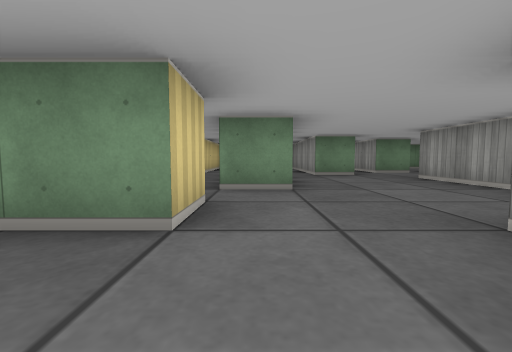
view 1 (above)

24 first-person views from a walk through a cub3D maze. The camera is about half as high as the walls, tilts 4° down and sees 90° across. The floor is counted in squares. Each view is taken from the middle of a square. On the plan, view 1 faces up. The plan holds only what a view shows up to about 9 squares ahead; the rest is blank.

view 2
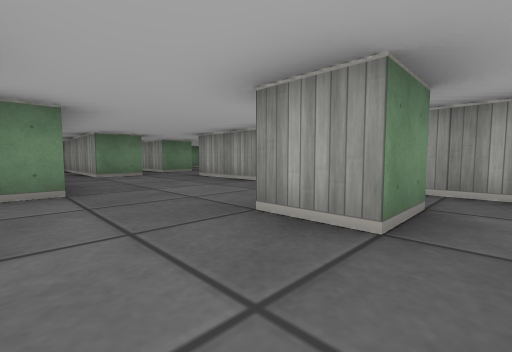

view 3
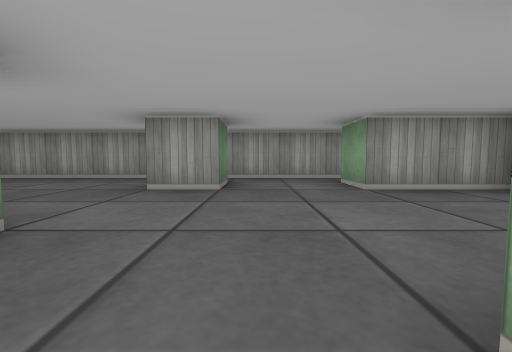

view 4
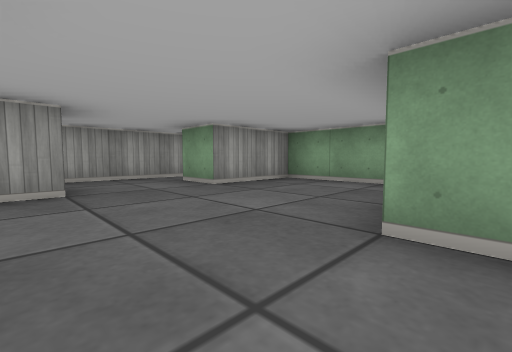

view 5
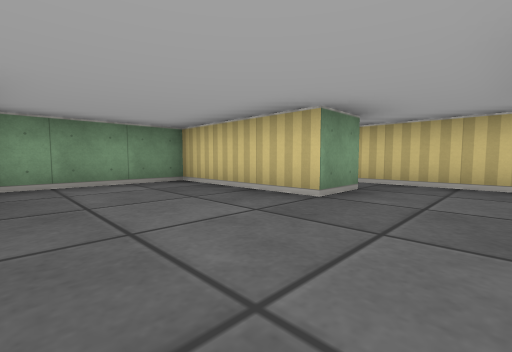

view 6
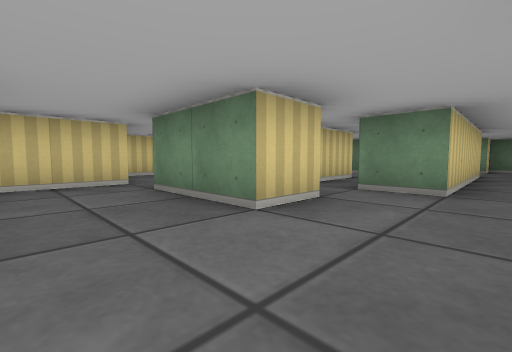

view 7
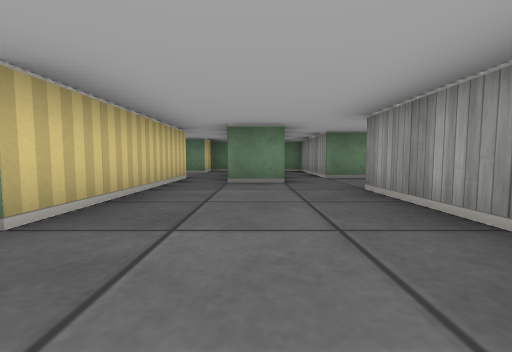

view 8
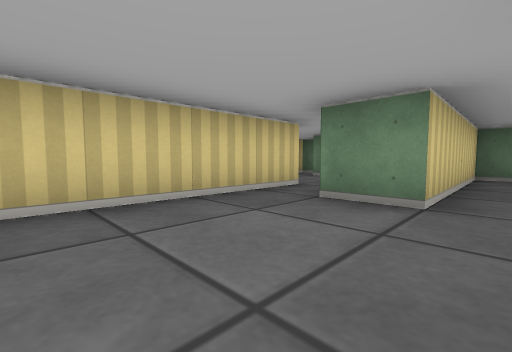

view 9
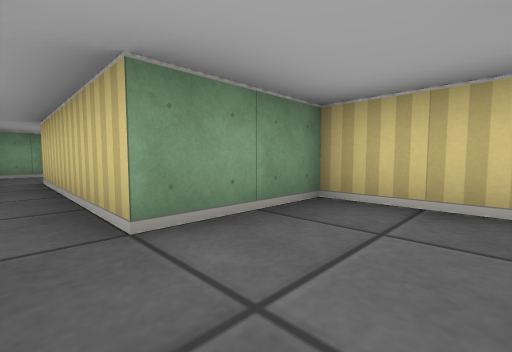

view 10
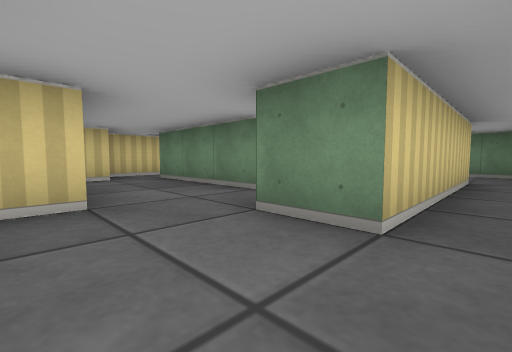

view 11
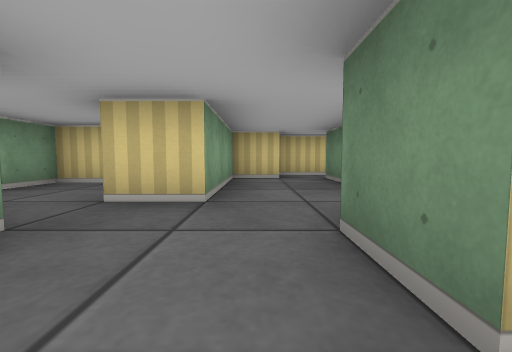

view 12
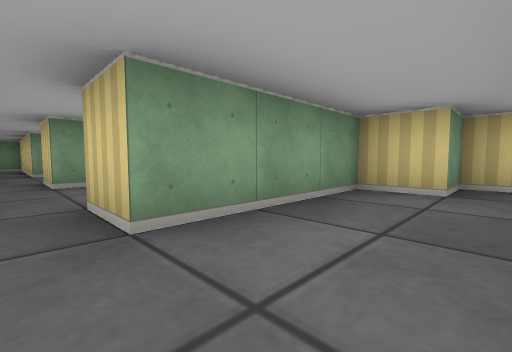

view 13
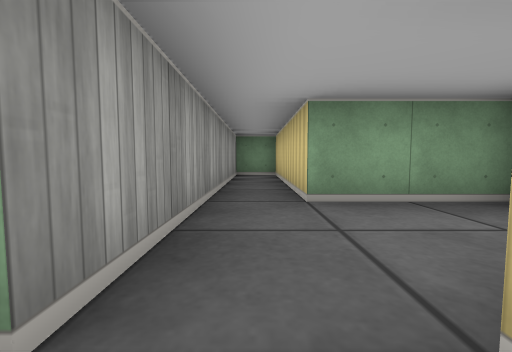

view 14
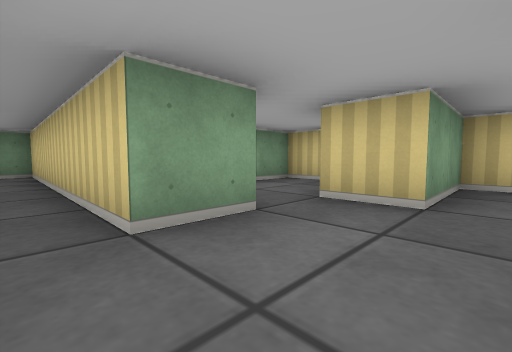

view 15
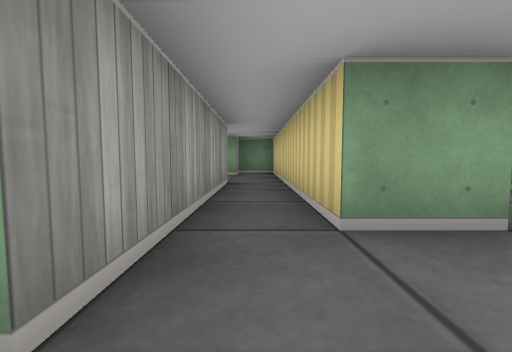

view 16
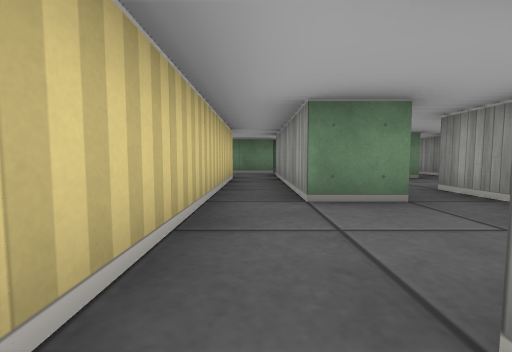

view 17
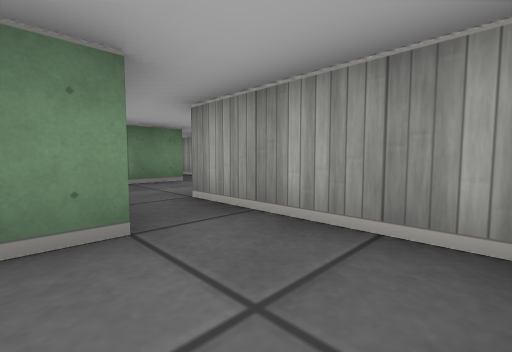

view 18
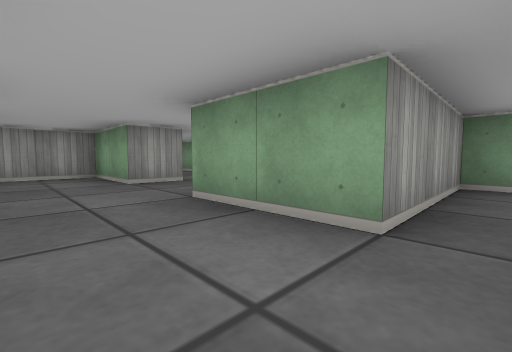

view 19
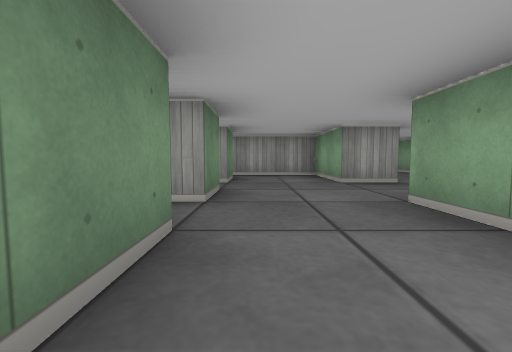

view 20
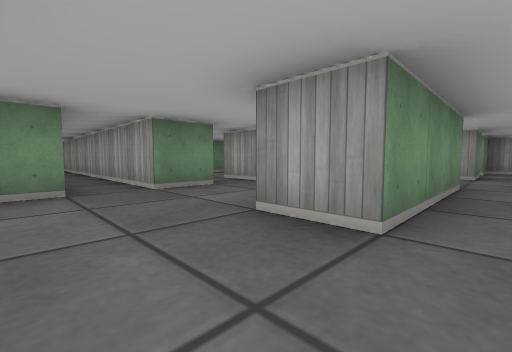

view 21
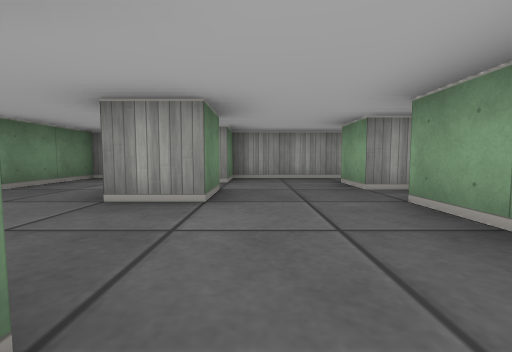

view 22
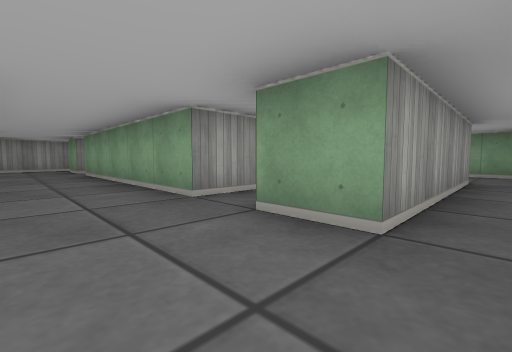

view 23
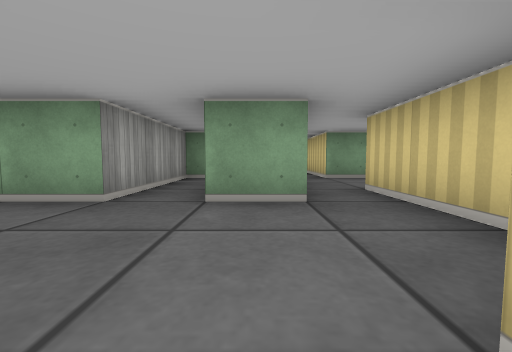

view 24
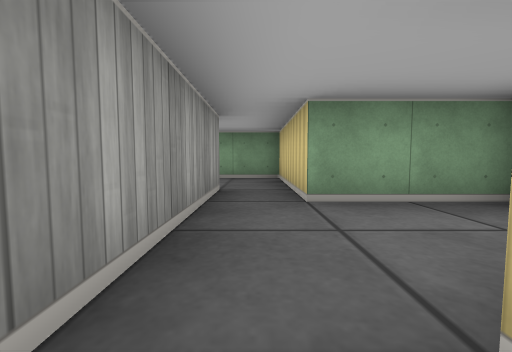

### Floor plan
Ten units are one square. View 1 is at (0, 0); x grows to the right and y downward. Boxes are objects, and circles mark ways between rooms. Rooms are numbered by the first view taken in them; rooms with no view inside come last. Other rooms are left out.
<svg viewBox="-100 -110 220 300">
<path fill="none" stroke="#000" d="M-5 -26 -5 -15 -15 -15M26 -5 15 -5 15 -15M35 -22 35 -55M-15 5 -15 35 15 35 15 15 25 15M35 14 35 -8M5 -75 5 -35 -5 -35M46 -75 35 -75 35 -105 25 -105 25 -65 15 -65 15 -75M-26 5 -15 5M-45 -15 -35 -15 -35 5M-15 -15 -25 -15M-29 -35 -38 -35M-55 -31 -55 -15M-35 5 -35 25M-55 15 -85 15M-95 10 -95 25 -85 25 -85 35 -55 35M-75 86 -75 95 -55 95 -55 135 -45 135 -45 75 -35 75M-55 65 -55 75M-35 75 -35 135 -25 135 -25 125 -15 125M-14 105 -25 105 -25 65M-25 55 -38 55M-5 95 5 95M6 75 -6 75M65 105 35 105M95 105 85 105 85 95M95 131 95 125 105 125M115 129 115 105 105 105M15 125 25 125M115 75 95 75M30 155 35 155 35 125 85 125M5 115 5 125M26 75 15 75 15 56M46 75 35 75 35 14M5 95 15 95M35 105 35 95 45 95M5 125 5 135M-16 155 5 155 5 165M15 165 15 125M-45 45 -30 45M-55 35 -55 45M-75 56 -75 65 -55 65M-35 25 -45 25M-15 -56 -15 -41M5 -95 -5 -95M-15 -105 -15 -75M5 165 5 185 19 185M-15 125 -5 125 -5 95M11 -105 5 -105 5 -95M15 -75 15 -105M45 95 55 95 55 65"/>
<circle cx="-20" cy="-5" r="3" fill="#2a7"/>
<circle cx="30" cy="10" r="3" fill="#2a7"/>
<circle cx="-10" cy="-45" r="3" fill="#2a7"/>
<circle cx="10" cy="-70" r="3" fill="#2a7"/>
<circle cx="-30" cy="15" r="3" fill="#2a7"/>
<circle cx="-40" cy="35" r="3" fill="#2a7"/>
<circle cx="-50" cy="30" r="3" fill="#2a7"/>
<circle cx="-40" cy="65" r="3" fill="#2a7"/>
<circle cx="-50" cy="70" r="3" fill="#2a7"/>
<circle cx="-20" cy="115" r="3" fill="#2a7"/>
<circle cx="0" cy="85" r="3" fill="#2a7"/>
<circle cx="-10" cy="100" r="3" fill="#2a7"/>
<circle cx="25" cy="100" r="3" fill="#2a7"/>
<circle cx="10" cy="130" r="3" fill="#2a7"/>
<circle cx="40" cy="85" r="3" fill="#2a7"/>
<circle cx="10" cy="160" r="3" fill="#2a7"/>
<circle cx="0" cy="-85" r="3" fill="#2a7"/>
<text x="10" y="-20">1</text>
<text x="-30" y="-10">2</text>
<text x="-30" y="20">3</text>
<text x="-70" y="20">4</text>
<text x="-50" y="90">5</text>
<text x="-30" y="90">6</text>
<text x="-10" y="80">7</text>
<text x="70" y="110">8</text>
<text x="30" y="70">9</text>
<text x="0" y="140">10</text>
<text x="-50" y="50">11</text>
<text x="-10" y="-70">12</text>
<text x="10" y="170">13</text>
<text x="-10" y="110">14</text>
<text x="10" y="-90">15</text>
<text x="50" y="80">16</text>
</svg>
Room 1 opens to room 2. Room 1 opens to room 9. Room 1 opens to room 12. Room 1 opens to room 15. Room 2 opens to room 3. Room 3 opens to room 11. Room 4 opens to room 11. Room 5 opens to room 6. Room 5 opens to room 11. Room 6 opens to room 14. Room 7 opens to room 9. Room 7 opens to room 14. Room 8 opens to room 9. Room 8 opens to room 10. Room 9 opens to room 16. Room 10 opens to room 13. Room 12 opens to room 15.

Where each view was taken, in squares from view 1:
view 1: 0 up, 0 right, facing up
view 2: 0 up, 0 right, facing up-right
view 3: 0 up, 2 left, facing right
view 4: 1 up, 2 left, facing down-right
view 5: 1 up, 1 right, facing down-left
view 6: 0 up, 1 right, facing up-left
view 7: 2 up, 2 right, facing up
view 8: 4 up, 3 right, facing up-left
view 9: 3 up, 3 left, facing down-left
view 10: 4 down, 3 left, facing up-left
view 11: 3 down, 3 left, facing left
view 12: 2 down, 5 left, facing down-left
view 13: 7 down, 5 left, facing down
view 14: 6 down, 3 left, facing down-left
view 15: 6 down, 3 left, facing down
view 16: 13 down, 3 left, facing up
view 17: 12 down, 2 left, facing up-right
view 18: 8 down, 1 left, facing down-right
view 19: 8 down, 1 left, facing right
view 20: 11 down, 2 right, facing up-right
view 21: 11 down, 6 right, facing right
view 22: 11 down, 1 right, facing down-right
view 23: 10 down, 2 right, facing down
view 24: 13 down, 1 right, facing down
